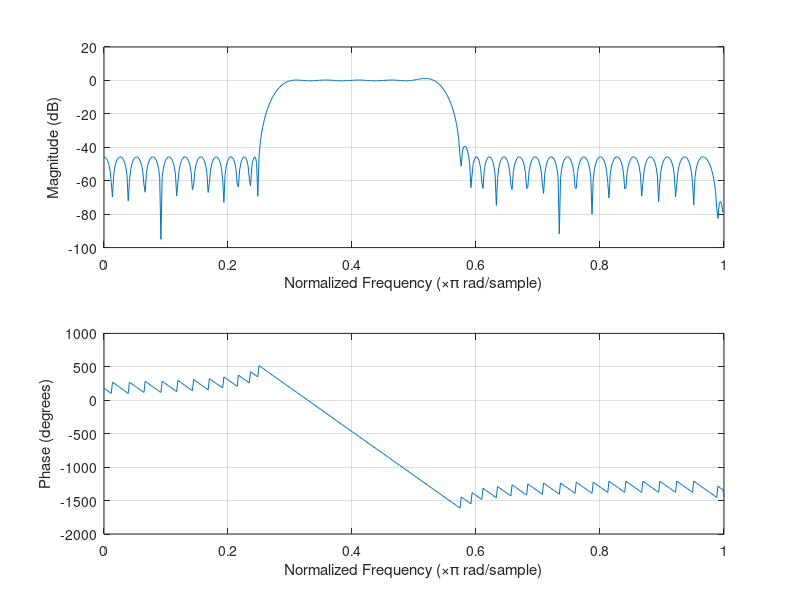

This figure's MATLAB source:
% -------------Q7.13
% Fp = 2000;
% Fs = 2500;
% dp = 0.005;
% ds = 0.005;
% FT = 10000;
% -------------Q7.14(a)
% Fp = 2000;
% Fs = 2500;
% dp = 0.005;
% ds = 0.005;
% FT = 20000;
% -------------Q7.14(b)
% Fp = 2000;
% Fs = 2500;
% dp = 0.002;
% ds = 0.002;
% FT = 10000;
% -------------Q7.14(c)
% Fp = 2000;
% Fs = 2300;
% dp = 0.005;
% ds = 0.005;
% FT = 10000;
% N = kaiord(Fp, Fs, dp, ds, FT)

% -------------Q7.15/Q7.16
% f = [2000 2500];
% a = [1 0];
% dev = [0.005 0.005];
% FT = 10000;
% [N, Wn, beta, ftype] = kaiserord(f, a, dev, FT)
% [N, fts, mval, wgts] = remezord(f, a, dev, FT)
% [N, fts, mval, wgts] = firpmord(f, a, dev, FT)

% --------------Q7.17/Q7.18/Q7.19
% fcuts = [1200 1800 3600 4200];
% mags = [0 1 0];
% devs = [0.02 0.1 0.02];
% fsamp = 12000;
% N = kaiord([1800 3600], [1200 4200], 0.1, 0.02, fsamp)
% [N, Wn, beta, ftype] = kaiserord(fcuts, mags, devs, fsamp)
% [N, fts, mval, wgts] = remezord(fcuts, mags, devs, fsamp)

% --------------Q7.20/21/22
% b = fir1(N, Wn, ftype)
% b = fir1(N, Wn, hanning(N+1))
% b = fir1(N, Wn, blackman(N+1))
% b = fir1(N, Wn, chebwin(N+1))
% b = remez(N, fts, mval, wgts)

% --------------Q7.25
% fpts = [0 0.25 0.3 0.45 0.5 1];
% mval = [0.4 0.4 1 1 0.8 0.8];
% N = 95;
% b = fir2(N, fpts, mval)

% --------------Q7.26
% fcuts = [1200 1800 3600 4200];
% mags = [0 1 0];
% devs = [0.02 0.1 0.02];
% fsamp = 12000;
% [N, Wn, beta, ftype] = kaiserord(fcuts, mags, devs, fsamp);
% 
% fpts = [0 1200 1800 3600 4200 fsamp/2]/(fsamp/2);
% mval = [0 0 1 1 0 0];
% dp = 0.1;
% ds = 0.02;
% wgts = max(dp, ds)*[1/ds, 1/dp, 1/ds];
% b = remez(N, fpts, mval, wgts)

% --------------Q7.27
fcuts = [1500 1800 3000 3530];
mags = [0 1 0];
devs = [0.02 0.1 0.02];
fsamp = 12000;
[N, Wn, beta, ftype] = kaiserord(fcuts, mags, devs, fsamp);

fpts = [0 1500 1800 3000 3530 fsamp/2]/(fsamp/2);
mval = [0 0 1 1 0 0];
dp = 0.1;
ds = 0.02;
wgts = max(dp, ds)*[1/ds, 1/dp, 1/ds];
b = remez(N, fpts, mval, wgts)
freqz(b)

% [g,w,p_rad]=gain(b,1);
% -------------------------------------Amplitude Response
% plot(w/pi,g);
% 
% grid 
% axis([0 1 -90 5]);
% xlabel('\omega /\pi');
% ylabel('Gain, dB');
% title('Gain Response of a Butterworth Bandstop Filter');

% -------------------------------------Phase Response
% disp(p_rad);
% p=(p_rad/(2*pi))*360;
% plot(w/pi,p);
% 
% grid
% axis([0 1 -720 100]);
% xlabel('\omega /\pi');
% ylabel('Phase, deg');
% title('Phase Response');
